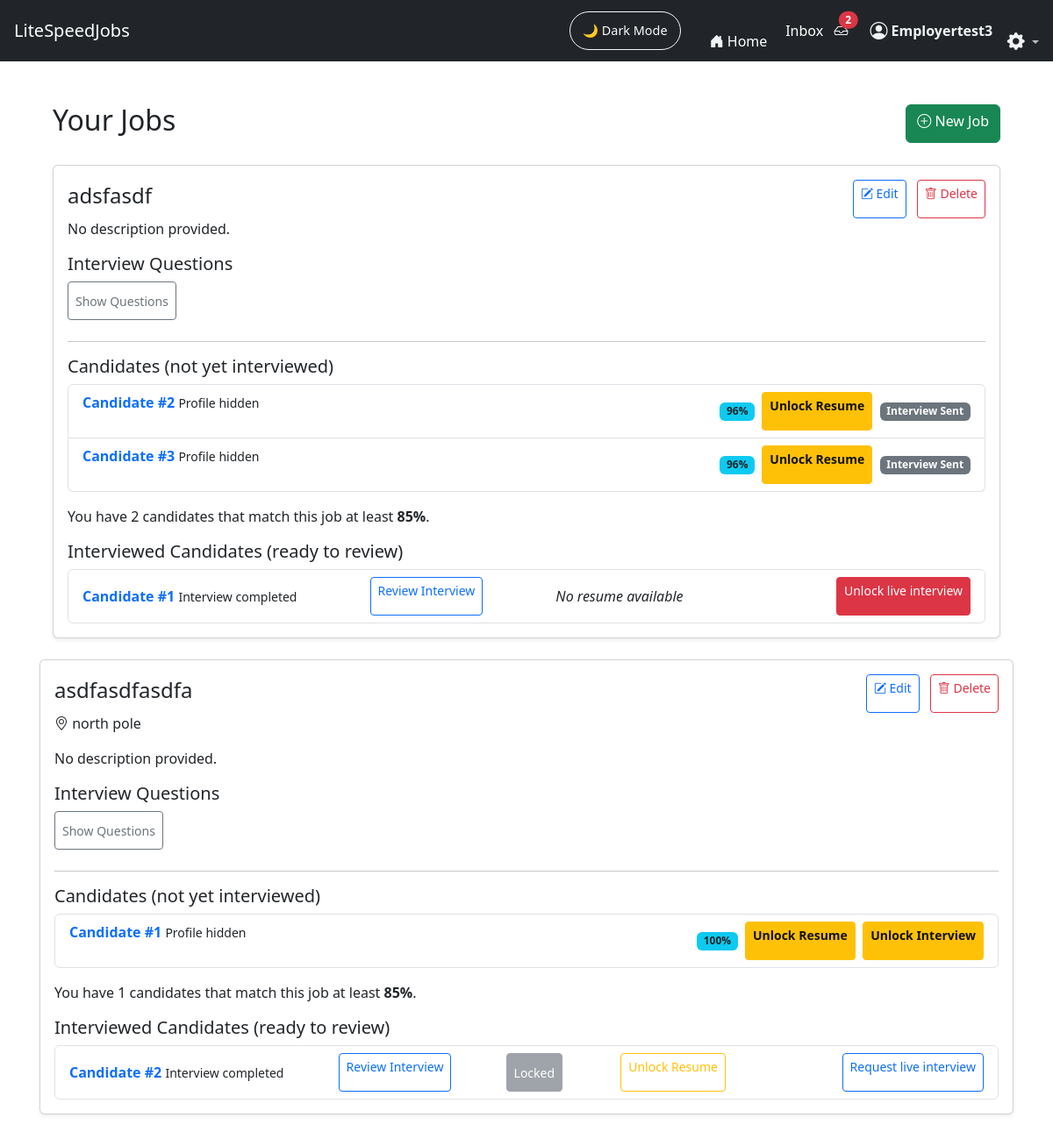
Page /JobFinder_app/employer_dashboard/ (signed in) on the committed database.
### JobFinder_app/models.py (models this page shows, shortened)
class Job(models.Model):
    SOFTWARE = "software"
    MACHINIST = "machinist"
    JOB_TYPE_CHOICES = [
        (SOFTWARE, "Software Engineering"),
        (MACHINIST, "Machinist / Fabrication"),
    ]
    user = models.ForeignKey(User, on_delete=models.CASCADE)  # Employer account
    title = models.CharField(max_length=255)
    location = models.CharField(max_length=255, blank=True)
    description = models.TextField(blank=True, default="No description provided.")
    zip_code = models.CharField(max_length=10)
    search_radius_miles = models.IntegerField(default=25)
    remote_only = models.BooleanField(default=False)
    require_video_interview = models.BooleanField(
       default=False,
       help_text="Require candidates to submit video responses to interview questions"
    )
    interview_questions = models.TextField(
        blank=True,
        help_text="Enter one question per line."
    )
    job_type = models.CharField(
        max_length=20,
        choices=JOB_TYPE_CHOICES,
        default=SOFTWARE
    )
    created_at = models.DateTimeField(auto_now_add=True)

class SeekerResume(models.Model):
    user = models.OneToOneField(User, on_delete=models.CASCADE)
    resume = models.FileField(upload_to="resumes/")
    uploaded_at = models.DateTimeField(auto_now=True)

### JobFinder_app/views.py (the view)
# urls.py: path("employer_dashboard/", views.employer_dashboard, name="employer_dashboard"),
def employer_dashboard(request):
    jobs = Job.objects.filter(user=request.user).order_by("-created_at")
    job_data = []
    for job in jobs:
        seekers_qs = match_seekers_for_job(job)
        seekers_qs = filter_seekers_by_location(seekers_qs, job)
        open_candidates = []
        interviewed_candidates = []
        for idx, seeker in enumerate(seekers_qs, start=1):
            assignment = (
                InterviewAssignment.objects
                .filter(job=job, seeker=seeker)
                .order_by("-assigned_at")
                .first()
            )
            resume_obj = SeekerResume.objects.filter(
                user=seeker,
                resume__isnull=False
            ).exclude(resume="").first()
            resume_exists= SeekerResume.objects.filter(
                user=seeker,
                resume__isnull=False
            ).exclude(resume="").first()
            resume_file = resume_obj.resume if resume_obj else None
            match_percentage = calculate_match_percentage(job, seeker)
            base = {
                "label": f"Candidate #{idx}",
                "user_id": seeker.id,
                "match_percentage": match_percentage,  # stub; you can compute a real score later
                "assignment_id": assignment.id if assignment else None,
                "has_assignment": assignment is not None,
                "completed": assignment.completed if assignment else False,
                "resume_file": resume_file,
                "has_resume": resume_exists,
                "can_interview": has_interview_access(request.user, seeker, job),
                "can_view_resume": has_resume_access(request.user, seeker, job),
                "can_hire": has_hire_access(request.user, seeker, job),
                "interview_sent": bool(assignment),
            }
            if assignment and assignment.completed:
                interviewed_candidates.append(base)
            elif assignment:
                base["interview_sent"] = True
                open_candidates.append(base)
            else:
                base["interview_sent"] = False
                open_candidates.append(base)
        open_candidates.sort(key=lambda c: c["match_percentage"], reverse=True)
        top_candidates = open_candidates[:3]
        remaining_candidates = open_candidates[3:]
        high_match_count = sum(
            1 for c in open_candidates if c["match_percentage"] >= 85
        )
        job_data.append({
            "job": job,
            "candidates": top_candidates,
            "extra_candidates": remaining_candidates,
            "interviewed_candidates": interviewed_candidates,
            "high_match_count": high_match_count,
        })
    return render(request, "JobFinder_app/employer_dashboard.html", {
        "job_data": job_data
    })

### JobFinder_app/templates/JobFinder_app/employer_dashboard.html (shortened to what this page needs)
{% extends "JobFinder_app/base.html" %}
{% block content %}
<div class="container mt-4">
    <div class="d-flex justify-content-between align-items-center mb-4">
        <h2>Your Jobs</h2>
        <a href="{% url 'create_job' %}" class="btn btn-success">
            <i class="bi bi-plus-circle"></i> New Job
        </a>
    </div>
    {% if job_data %}
        {% for item in job_data %}
            <div class="card shadow-sm mb-4 col-12">
                <div class="card-body col-12">
                    <div class="d-flex justify-content-between align-items-center">
                        <h4>{{ item.job.title }}</h4>
                        <div>
                            <a href="{% url 'edit_job' item.job.id %}"
                               class="btn btn-sm btn-outline-primary me-2">
                                <i class="bi bi-pencil-square"></i> Edit
                            </a>
                            <a href="{% url 'delete_job' item.job.id %}"
                               class="btn btn-sm btn-outline-danger"
                               onclick="return confirm('Delete this job?');">
                                <i class="bi bi-trash"></i> Delete
                            </a>
                        </div>
                    </div>
                    {% if item.job.location %}
                        <p class="dark-muted"><i class="bi bi-geo-alt"></i> {{ item.job.location }}</p>
                    {% endif %}
                    {% if item.job.description %}
                        <p>{{ item.job.description }}</p>
                    {% endif %}
                    {% if item.job.interview_questions %}
                        <h5 class="dark-muted">Interview Questions</h6>
                        <button class="btn btn-outline-secondary btn-sm mb-2"
                                type="button"
                                data-bs-toggle="collapse"
                                data-bs-target="#questions{{ item.job.id }}">
                            Show Questions
                        </button>
                    {% endif %}
                    <hr>
                    <h5>Candidates (not yet interviewed)</h5>
                    {% if item.candidates %}
                        <ul class="list-group mb-3">
                            {% for seeker in item.candidates %}
                                <li class="list-group-item d-flex justify-content-between">
                                    <div>
                                        <a href="{% url 'candidate_summary' item.job.id seeker.user_id %}"
                                        class="text-decoration-none fw-bold text-primary">
                                            {{ seeker.label }}
                                        </a>
                                        <small class="dark-muted">Profile hidden</small>
                                    </div>
                                    <div class="d-flex align-items-center">
                                        <span class="badge bg-info text-dark me-2">
                                            {{ seeker.match_percentage }}%
                                        </span>
                                        {% if seeker.can_view_resume %}
                                            <a href="{% url 'view_resume' item.job.id seeker.user_id %}"
                                            target="_blank"
                                            class="btn btn-sm btn-outline-info">
                                                View Resume
                                            </a>
                                        {% else %}
                                            <a href="{% url 'purchase_resume_access' item.job.id seeker.user_id %}"
                                            class="btn btn-sm btn-warning btn-unlock">
                                                Unlock Resume
                                            </a>
                                        {% endif %}
                                        {% if seeker.can_interview %}
                                            {% if seeker.interview_sent %}
                                                <span class="badge bg-secondary">Interview Sent</span>
                                            {% else %}
                                                <a href="{% url 'send_interview' item.job.id seeker.user_id %}"
                                                class="btn btn-sm btn-outline-success">
                                                    Send Interview
                                                </a>
                                            {% endif %}
                                        {% else %}
                                            <a href="{% url 'purchase_interview_access' item.job.id seeker.user_id %}"
                                            class="btn btn-sm btn-warning btn-unlock">
                                                Unlock Interview
                                            </a>
                                        {% endif %}
                                    </div>
                                </li>
                            {% endfor %}
                        </ul>
                    {% else %}
                        <p class="dark-muted">No open candidates yet.</p>
                    {% endif %}
                    <p class="dark-muted mt-2">
                        You have {{ item.high_match_count }} candidates that match this job at least <strong>85%</strong>.
                    </p>
                    <h5 class="mt-3">Interviewed Candidates (ready to review)</h5>
                    {% if item.interviewed_candidates %}
                        <ul class="list-group">
                            {% for seeker in item.interviewed_candidates %}
                                <li class="list-group-item d-flex justify-content-between align-items-center">
                                    <div>
                                        <a href="{% url 'candidate_summary' item.job.id seeker.user_id %}"
                                        class="text-decoration-none fw-bold text-primary">
                                            {{ seeker.label }}
                                        </a>
                                        <small class="dark-muted">Interview completed</small>
                                    </div>
                                    <a href="{% url 'review_interview' seeker.assignment_id %}"
                                        class="btn btn-sm btn-outline-primary">
                                            Review Interview
                                    </a>
                                        {% if not seeker.has_resume %}
                                            <span class="dark-muted fst-italic">
                                                No resume available
                                            </span>
                                        {% elif seeker.can_view_resume %}
                                            <a href="{% url 'view_resume' item.job.id seeker.user_id %}"
                                            target="_blank"
                                            class="btn btn-sm btn-outline-info">
                                                View Resume
                                            </a>
                                        {% else %}
                                            <button class="btn btn-sm btn-secondary" disabled>
                                                Locked
                                            </button>
                                            <a href="{% url 'purchase_resume_access' item.job.id seeker.user_id %}"
                                            class="btn btn-sm btn-outline-warning ms-1">
                                                Unlock Resume
                                            </a>
                                        {% endif %}
                                        {% if seeker.can_hire %}
                                            <a href="{% url 'hire_from_assignment' seeker.assignment_id %}"
                                            class="btn btn-sm btn-outline-primary">
                                                Request live interview
                                            </a>
                                        {% else %}
                                            <a href="{% url 'purchase_hire_access' item.job.id seeker.user_id %}"
                                            class="btn btn-sm btn-danger">
                                                Unlock live interview
                                            </a>
                                        {% endif %}
                                    </div>
                            {% endfor %}
                    {% else %}
                        <p class="dark-muted">No interviewed candidates yet.</p>
                    {% endif %}
                </div>
            </div>
        {% endfor %}
    {% else %}
        <div class="alert alert-info">
            You haven’t created any jobs yet.
            <a href="{% url 'create_job' %}">Create your first job</a>.
        </div>
    {% endif %}
{% endblock %}

### JobFinder_app/templates/JobFinder_app/base.html (shortened to what this page needs)
<!DOCTYPE html>
<html lang="en" data-theme="light">
<head>
    <link href="https://cdn.jsdelivr.net/npm/bootstrap@5.3.2/dist/css/bootstrap.min.css" rel="stylesheet">
    <link href="https://cdn.jsdelivr.net/npm/bootstrap-icons@1.11.1/font/bootstrap-icons.css" rel="stylesheet">
</head>
<body>
{% load message_tags %}
<nav class="navbar navbar-expand-lg navbar-dark bg-dark px-3">
    <a class="navbar-brand" href="/">LiteSpeedJobs</a>
    <div class="ms-auto d-flex align-items-center">
        <button id="darkModeToggle" class="btn btn-outline-light ms-3">
            🌙 Dark Mode
        </button>&nbsp;&nbsp;&nbsp;&nbsp;&nbsp;&nbsp;&nbsp;&nbsp;
        <li class="nav-item">
            <a class="nav-link d-flex align-items-center home-link"
            href="{% url 'landing' %}">
                <i class="bi bi-house-door-fill me-1 nav-icon"></i>
                <span class="d-none d-md-inline">Home</span>&nbsp;&nbsp;&nbsp;&nbsp;&nbsp;
            </a>
        </li>
        {% if user.is_authenticated %}
        <a href="{% url 'inbox_pro' %}" class="nav-link d-flex align-items-center home-link">Inbox</a>&nbsp;&nbsp;&nbsp;
        <a href="{% url 'inbox_pro' %}" class="nav-link position-relative">
            <i class="bi bi-inbox"></i>
            {% if unread_count and unread_count > 0 %}
                <span id="unreadBadge"
                    class="position-absolute top-0 start-100 translate-middle badge rounded-pill bg-danger">
                    {{ unread_count }}
                </span>
            {% endif %}
        </a>
        {% else %}
        <li class="nav-item">
            <a href="{% url 'login' %}" class="nav-link">
                <i class="bi bi-inbox"></i>
            </a>
        </li>
        {% endif %}&nbsp;&nbsp;&nbsp;&nbsp;&nbsp;&nbsp;
        {% if request.user.is_authenticated %}
            <a href="{% url 'role_redirect' %}"
                class="nav-link d-flex align-items-center gap-1 user-link">
                <i class="bi bi-person-circle nav-icon fs-5"></i>
             <span class="d-none d-md-inline">
                 <strong>{{ request.user.username }}</strong>&nbsp;&nbsp;&nbsp;&nbsp;
            </span>
        {% endif %}
        {% if user.is_authenticated %}
        <li class="nav-item dropdown ">
            <a class="nav-link dropdown-toggle p-0 account_dropdown"
            style="color:var(--ls-dark-muted)"
            href="#"
            id="settingsDropdown"
            role="button"
            data-bs-toggle="dropdown"
            aria-expanded="false"
            data-bs-placement="bottom"
            title="Account settings">
                <i class="bi bi-gear-fill fs-5 text-white"></i>
            </a>
        </li>
        {% endif %}
    </div>
</nav>
<div class="container py-4">
    {% block content %}{% endblock %}
</body>
</html>

### rows in the picture
Job: job "adsfasdf", job.description "No description provided.", label "Candidate #3", match_percentage "96", high_match_count "2", label "Candidate #1"
SeekerResume: label "Candidate #2", match_percentage "96", shows "Interview Sent", shows "Locked", shows "Request live interview"
Job: job "asdfasdfasdfa", job.location "north pole", job.description "No description provided.", label "Candidate #1", match_percentage "100", high_match_count "1"

### other values in the picture
{{ unread_count }} "2"
{{ request.user.username }} "Employertest3"
